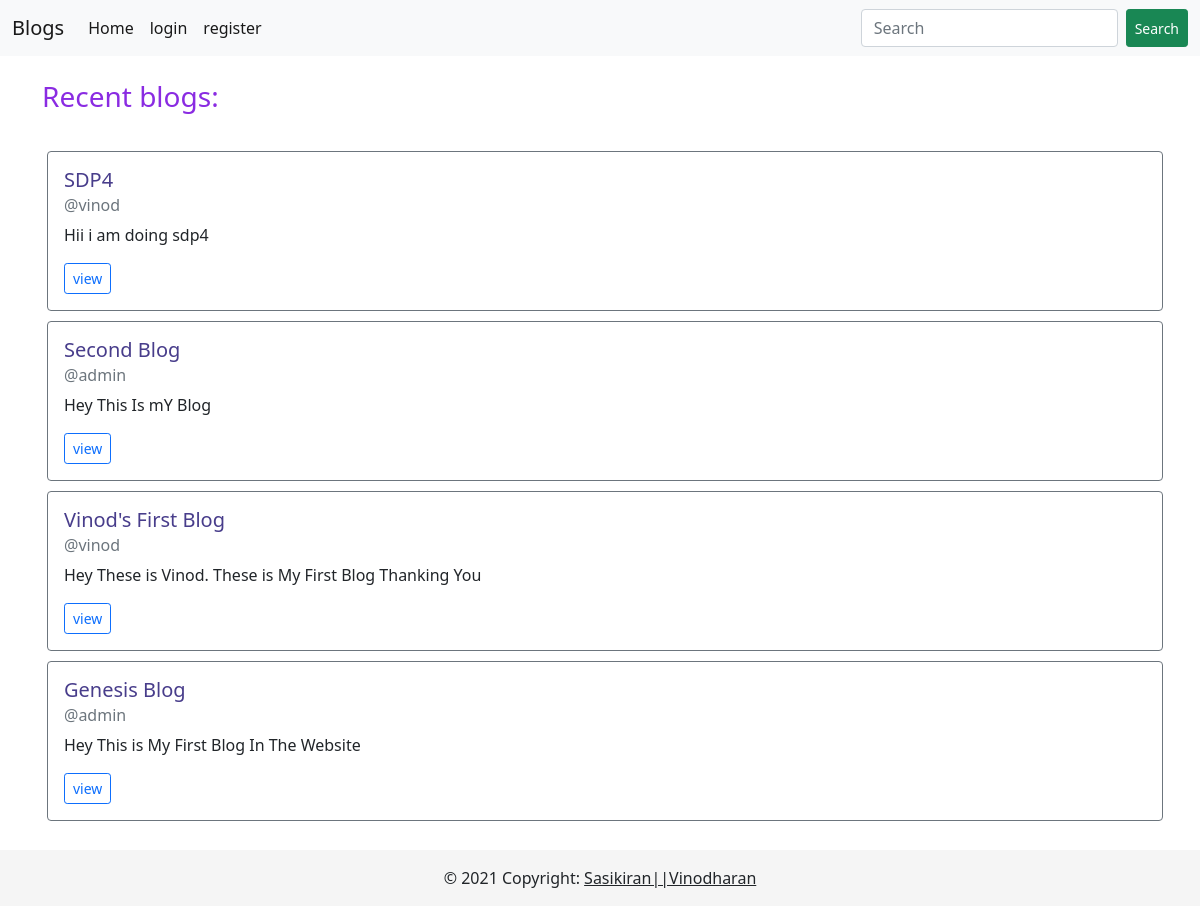
The page / on the database its author committed.
### blogs/models.py (models this page shows, shortened)
class Post(models.Model):
    title = models.CharField(max_length=200)
    author = models.ForeignKey('auth.User', on_delete=models.CASCADE)
    body = models.TextField()
    created_date = models.DateTimeField(auto_now_add=True)
    modified = models.DateTimeField(auto_now=True)

### blogs/views.py (the view)
# urls.py: 2. Add a URL to urlpatterns:  path('', views.home, name='home')
def home(request):
    posts = Post.objects.order_by('-created_date')[:20]
    context = {
        'posts' : posts,
    }
    return render(request, 'blogs/home.html', context)

### templates/blogs/home.html (shortened to what this page needs)
{% extends 'base.html' %}
{% block content %}
<br>
<div class="container">
    <h3>Recent blogs:</h3>
</div>
<br>
<div class="container">
    {% for post in posts %}
    <div class="row">
        <div class="col">
            <div class="card border-secondary" style="width: 100%; margin: 5px;">
                <div class="card-body">
                    <h5 class="card-title">{{ post.title }}</h5>
                    <h6 class="card-subtitle mb-2 text-muted">@{{post.author.username}}</h6>
                    <p class="card-text">{{ post.body | safe | truncatewords:30}}</p>
                    <a class="btn btn-outline-primary btn-sm" href="{% url 'post_details' post.id %}" role="button">view</a>
                </div>
            </div>
        </div>
    </div>
    {% endfor %}
</div>
{% endblock %}

### templates/base.html (shortened to what this page needs)
<!DOCTYPE html>
<html lang="en">
<head>
    <link href="https://cdn.jsdelivr.net/npm/bootstrap@5.1.3/dist/css/bootstrap.min.css" rel="stylesheet"
>
</head>
<body>
    <header>
        <nav class="navbar navbar-expand-lg navbar-light bg-light">
            <div class="container-fluid">
                <a class="navbar-brand" href="{% url 'home' %}">Blogs</a>
                <div class="collapse navbar-collapse" id="navbarSupportedContent">
                    <ul class="navbar-nav me-auto mb-2 mb-lg-0">
                        <li class="nav-item">
                            <a class="nav-link active" aria-current="page" href="{% url 'home' %}">Home</a>
                        </li>
                        {% if user.is_authenticated %}
                        <li class="nav-item">
                            <a class="nav-link active" href="{% url 'logout' %}">logout</a>
                        </li>
                        <li class="nav-item">
                            <a class="nav-link disabled" href="#">register</a>
                        </li>
                        <li class="nav-item">
                            <a class="nav-link active" href="{% url 'myblogs' %}">my blogs</a>
                        </li>
                        {% else %}
                        <li class="nav-item">
                            <a class="nav-link active" href="{% url 'login' %}">login</a>
                        </li>
                        <li class="nav-item">
                            <a class="nav-link active" href="{% url 'register' %}">register</a>
                        </li>
                        {% endif %}
                    </ul>
                    <form method="get" action="{% url 'search' %}" class="d-flex">
                        <input name="keyword" class="form-control me-2" type="search" placeholder="Search"
                            aria-label="Search">
                        <button class="btn btn-success btn-sm" type="submit">Search</button>
                    </form>
                </div>
            </div>
        </nav>
    </header>
    <div>
        {% block content %}
        {% endblock %}
    </div>
    <br>
    <footer class="bg-light text-center text-lg-start">
        <div class="text-center p-3" style="background-color:rgb(245, 245, 245);">
            © 2021 Copyright:
            <a class="text-dark" href="#">Sasikiran||Vinodharan</a>
        </div>
    </footer>
</body>
</html>

### templates/base.html (style rules this page uses)
h5 { color: darkslateblue; }
h3 { color: blueviolet; }

### rows shown on the page
Post: title "SDP4", author.username "vinod", body "Hii i am doing sdp4"
Post: title "Second Blog", author.username "admin", body "Hey This Is mY Blog"
Post: title "Vinod's First Blog", author.username "vinod", body "Hey These is Vinod. These is My First Blog Thanking You"
Post: title "Genesis Blog", author.username "admin", body "Hey This is My First Blog In The Website"
